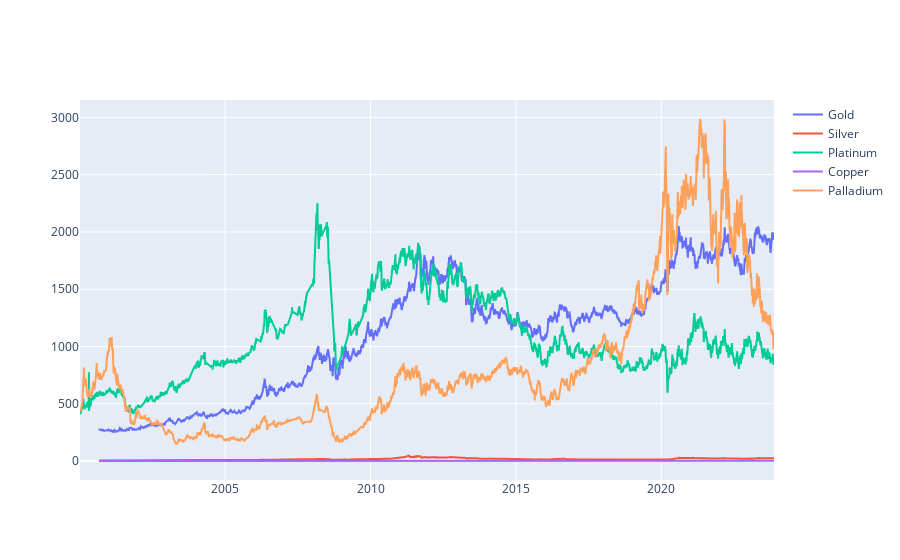

This figure's notebook cell:
### Code cell
# Visualise closing prices of commodities
traces = []
metals = data['commodity'].unique()

for metal in metals:
    metal_data = data[data['commodity'] == metal]
    trace = go.Scatter(x = metal_data['date'],
                       y = metal_data['close'],
                       mode = 'lines',
                       name = metal)
    traces.append(trace)

fig = go.Figure(data=traces)
fig.show()

### Figure 1 — Plotly figure (JSON) as saved in the notebook; plotly's stock layout.template omitted (floating-point values rounded to 4 significant figures; data arrays with more than 128 entries replaced by an {"elided": "..."} marker saying what was removed)
{"data": [{"mode": "lines", "name": "Gold", "type": "scatter", "x": {"elided": "5826 str values"}, "y": {"elided": "5826 float values"}}, {"mode": "lines", "name": "Silver", "type": "scatter", "x": {"elided": "5828 str values"}, "y": {"elided": "5828 float values"}}, {"mode": "lines", "name": "Platinum", "type": "scatter", "x": {"elided": "5295 str values"}, "y": {"elided": "5295 float values"}}, {"mode": "lines", "name": "Copper", "type": "scatter", "x": {"elided": "5830 str values"}, "y": {"elided": "5830 float values"}}, {"mode": "lines", "name": "Palladium", "type": "scatter", "x": {"elided": "5535 str values"}, "y": {"elided": "5535 float values"}}], "layout": {}}
